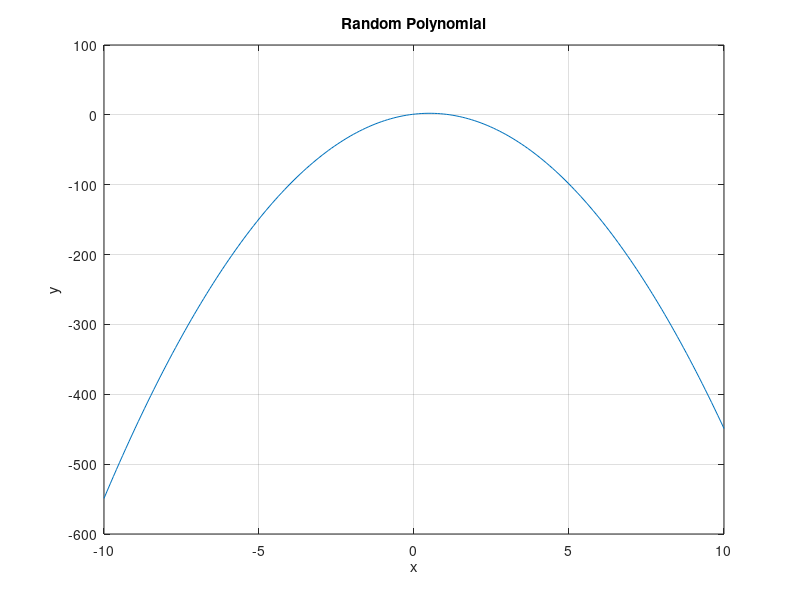

The MATLAB source for this figure:

% Day 075: Random Polynomial Evaluation and Plot

coeffs = randi([-5, 5], 1, 4);
x = linspace(-10, 10, 200);
y = polyval(coeffs, x);
disp('Polynomial coefficients:');
disp(coeffs);
figure;
plot(x, y);
title('Random Polynomial');
xlabel('x'); ylabel('y');
grid on;
